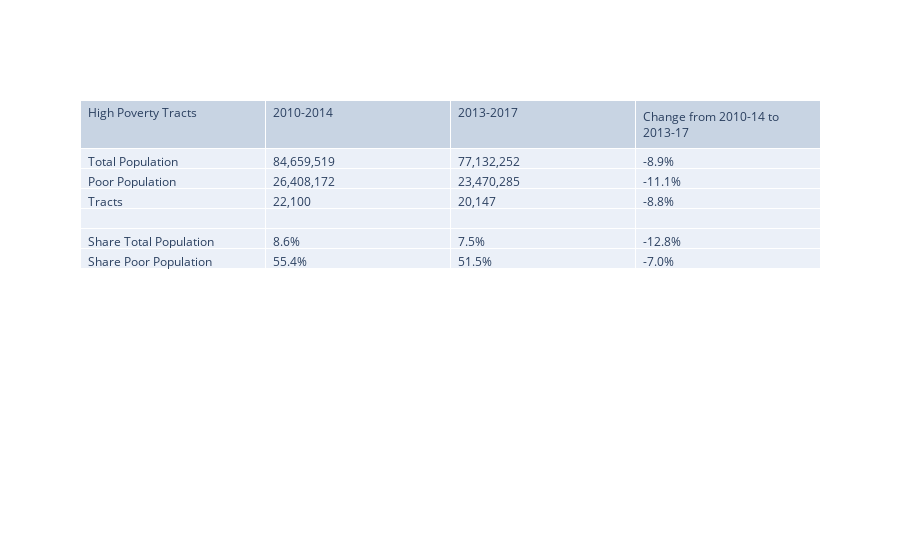
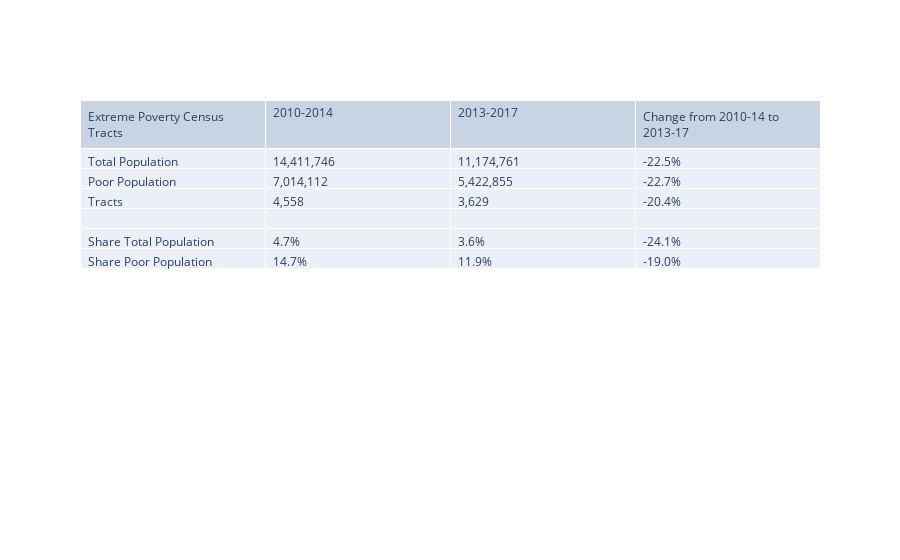

Source (notebook cell) for these figures, in order:
### Code cell
con_pov_20thresh_table = go.Figure(data=[go.Table(
    header=dict(values=['High Poverty Tracts', '2010-2014', '2013-2017','Change from 2010-14 to 2013-17'],
                align='left'),
    cells=dict(values=[['Total Population', 'Poor Population', 'Tracts', ' ', 'Share Total Population','Share Poor Population'], #1st column
                       ["84,659,519", "26,408,172", "22,100",[] , "8.6%", "55.4%"], # 2nd column
                       ["77,132,252", "23,470,285", "20,147",[] , "7.5%", "51.5%"],# 3rd column
                       ["-8.9%", "-11.1%", "-8.8%", [], "-12.8%", "-7.0%"]], # 4th Column
               align='left'))
])

con_pov_20thresh_table.show()


con_pov_40thresh_table = go.Figure(data=[go.Table(
    header=dict(values=['Extreme Poverty Census Tracts', '2010-2014', '2013-2017','Change from 2010-14 to 2013-17'],
                align='left'),
    cells=dict(values=[['Total Population', 'Poor Population', 'Tracts', ' ', 'Share Total Population','Share Poor Population'], #1st column
                       ["14,411,746", "7,014,112", "4,558",[] , "4.7%", "14.7%"], # 2nd column
                       ["11,174,761", "5,422,855", "3,629",[] , "3.6%", "11.9%"],
                       ["-22.5%", "-22.7%", "-20.4%", [], "-24.1%", "-19.0%"]], # 3rd column
               align='left'))
])

con_pov_40thresh_table.show()

### Figure 1 — Plotly figure (JSON) as saved in the notebook; plotly's stock layout.template omitted (floating-point values rounded to 4 significant figures)
{"data": [{"cells": {"align": "left", "values": [["Total Population", "Poor Population", "Tracts", " ", "Share Total Population", "Share Poor Population"], ["84,659,519", "26,408,172", "22,100", [], "8.6%", "55.4%"], ["77,132,252", "23,470,285", "20,147", [], "7.5%", "51.5%"], ["-8.9%", "-11.1%", "-8.8%", [], "-12.8%", "-7.0%"]]}, "header": {"align": "left", "values": ["High Poverty Tracts", "2010-2014", "2013-2017", "Change from 2010-14 to 2013-17"]}, "type": "table"}], "layout": {}}

### Figure 2 — Plotly figure (JSON) as saved in the notebook; plotly's stock layout.template omitted (floating-point values rounded to 4 significant figures)
{"data": [{"cells": {"align": "left", "values": [["Total Population", "Poor Population", "Tracts", " ", "Share Total Population", "Share Poor Population"], ["14,411,746", "7,014,112", "4,558", [], "4.7%", "14.7%"], ["11,174,761", "5,422,855", "3,629", [], "3.6%", "11.9%"], ["-22.5%", "-22.7%", "-20.4%", [], "-24.1%", "-19.0%"]]}, "header": {"align": "left", "values": ["Extreme Poverty Census Tracts", "2010-2014", "2013-2017", "Change from 2010-14 to 2013-17"]}, "type": "table"}], "layout": {}}
